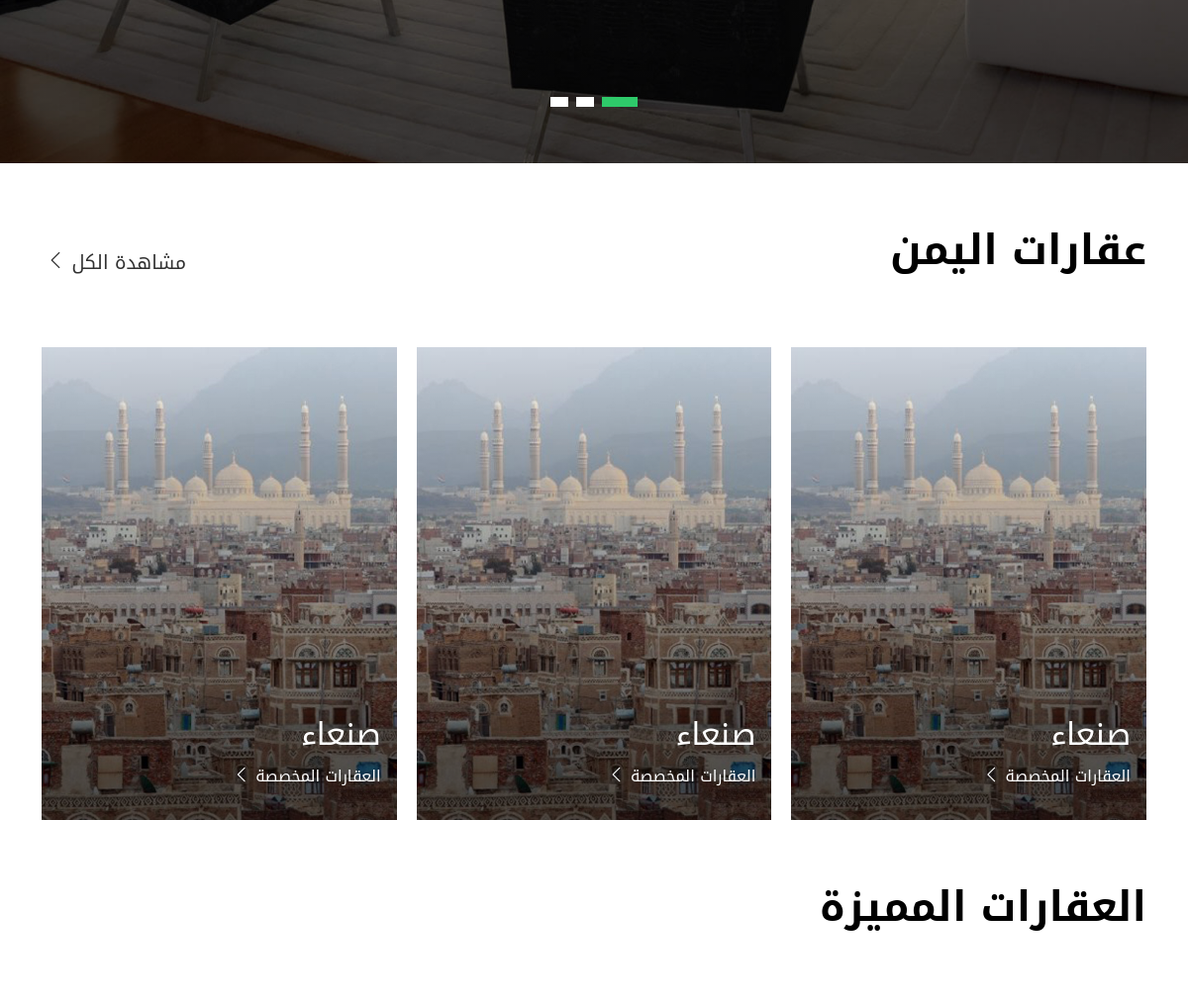
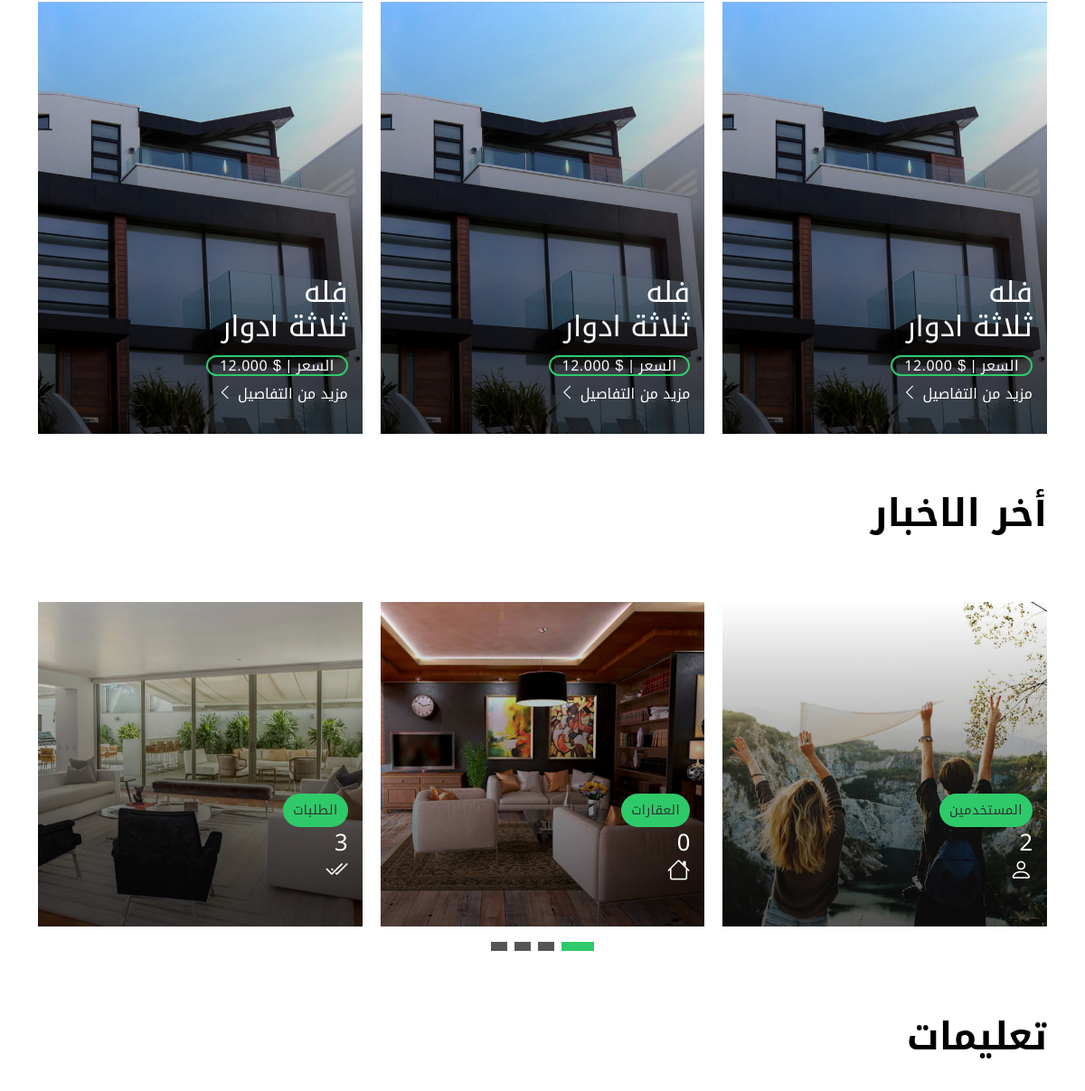
The app's page / (middle part), older data (2 pictures, top to bottom).
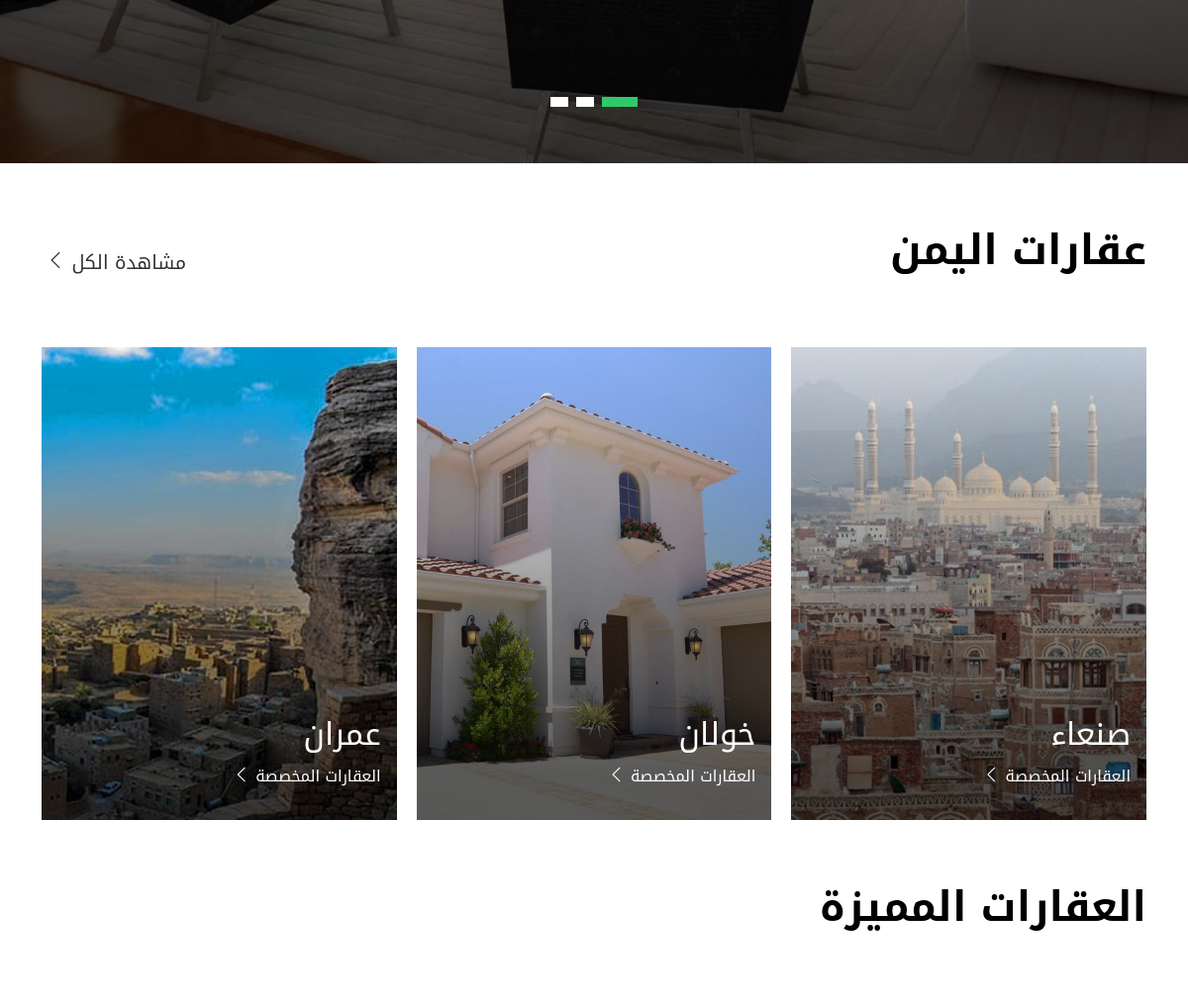
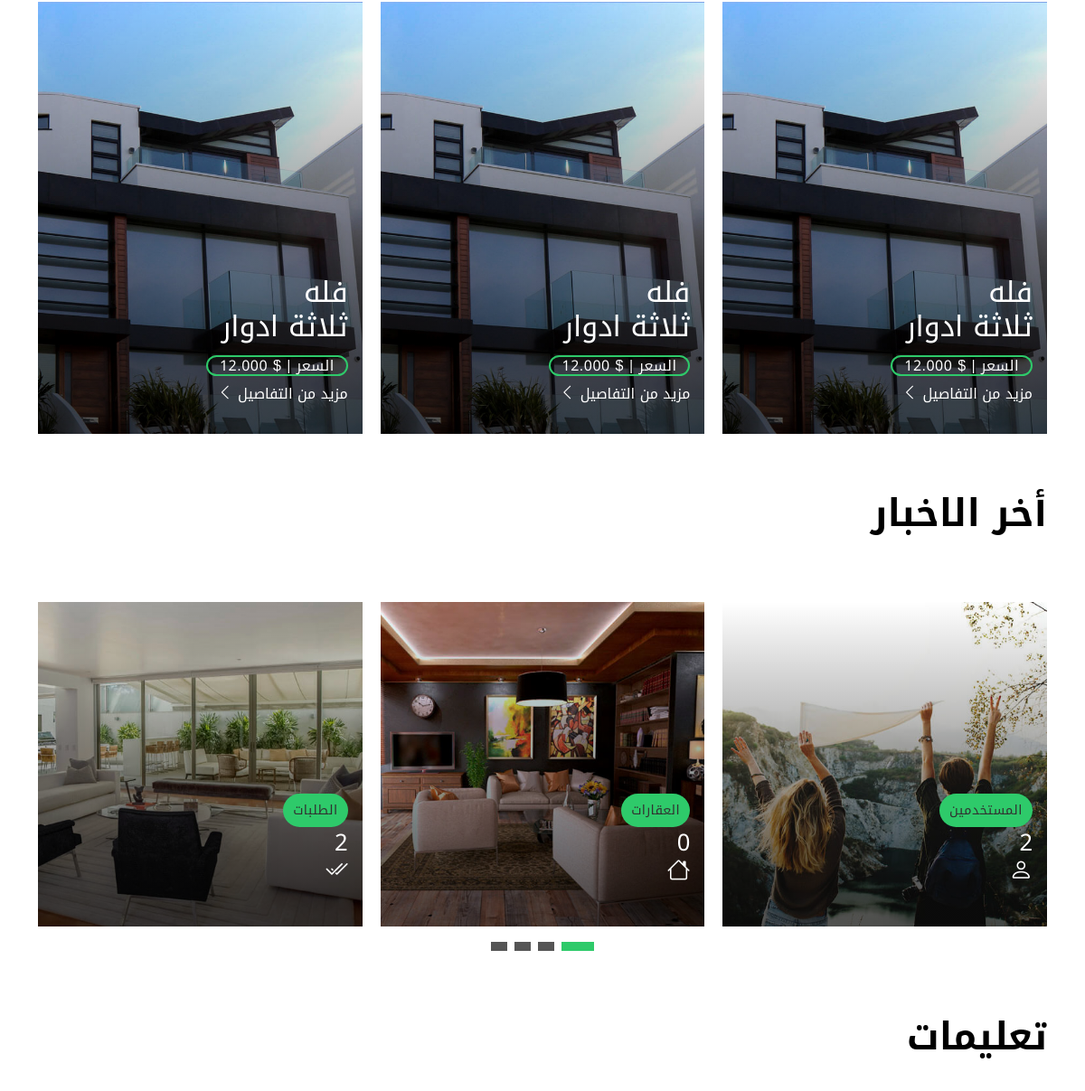
The same page, newer data (2 pictures, top to bottom).
### property/models.py (models this page shows, shortened)
class City(models.Model):
    city_name = models.CharField(max_length=100, null=True)
    phohto = models.ImageField(upload_to='city_photo', null=True, blank=True)

### pages/views.py (the view)
# urls.py: path('', views.index, name='index'),
def index(request):
    context = {
        'citys': City.objects.all(),
        'alluser': User.objects.all().count(),
        'allproperty': Property.objects.all().count(),
        'allorder': Order.objects.all().count(),
    }
    return render(request, 'pages/index.html', context)

### templates/pages/index.html (shortened to what the changed rows need)
{% extends 'base.html' %}
{% load static %}
{% block content %}
  <main id="main">
    <section class="section-property section-t8">
      <div class="container">
        <div class="row">
          <div class="col-md-12">
            <div class="title-wrap d-flex justify-content-between">
              <div class="title-box">
                <h2 class="title-a">عقارات اليمن</h2>
              </div>
            </div>
          </div>
        </div>
        <div id="property-carousel" class="swiper">
          <div class="swiper-wrapper">
            {% for city in citys %}
            <div class="carousel-item-b swiper-slide">
              <div class="card-box-a card-shadow">
                <div class="img-box-a">
                  <img src="{{city.phohto.url}}" alt="" class="img-a img-fluid">
                </div>
                <div class="card-overlay">
                  <div class="card-overlay-a-content">
                    <div class="card-header-a">
                      <h2 class="card-title-a">
                        <a href="{% url 'property_single' %}">{{city.city_name}}
                          <br /></a>
                      </h2>
                    </div>
                    <div class="card-body-a">
                      <a href="{% url 'property_grid' %}" class="link-a">العقارات المخصصة
                        <span class="bi bi-chevron-left"></span>
                      </a>
                    </div>
                  </div>
                </div>
              </div>
            </div>
            {% endfor %}
          </div>
        </div>
      </div>
    </section>
    <section class="section-property section-t8">
      <div class="container">
        <div class="row">
          <div class="col-md-12">
            <div class="title-wrap d-flex justify-content-between">
              <div class="title-box">
                <h2 class="title-a">العقارات المميزة</h2>
              </div>
            </div>
          </div>
        </div>
        <div id="property-carousel" class="swiper">
          <div class="swiper-wrapper">
            <div class="carousel-item-b swiper-slide">
              <div class="card-box-a card-shadow">
                <div class="card-overlay">
                  <div class="card-overlay-a-content">
                    <div class="card-header-a">
                      <h2 class="card-title-a">
                        <a href="{% url 'property_single' %}">فله
                          <br /> ثلاثة ادوار</a>
                      </h2>
                    </div>
                  </div>
                </div>
              </div>
            </div>
          </div>
        </div>
      </div>
    </section>
    <section class="section-news section-t8">
      <div class="container">
        <div class="row">
          <div class="col-md-12">
            <div class="title-wrap d-flex justify-content-between">
              <div class="title-box">
                <h2 class="title-a">أخر الاخبار</h2>
              </div>
            </div>
          </div>
        </div>
        <div id="news-carousel" class="swiper">
          <div class="swiper-wrapper">
            <div class="carousel-item-c swiper-slide">
              <div class="card-box-b card-shadow news-box">
                <div class="card-overlay">
                  <div class="card-header-b">
                    <div class="card-title-b">
                      <h2 class="title-2">
                        <a href="{% url 'blog_single' %}">{{alluser}}
                          <br> <li class="bi bi-person"></li></a>
                      </h2>
                    </div>
                  </div>
                </div>
              </div>
            </div>
            <div class="carousel-item-c swiper-slide">
              <div class="card-box-b card-shadow news-box">
                <div class="card-overlay">
                  <div class="card-header-b">
                    <div class="card-title-b">
                      <h2 class="title-2">
                        <a href="{% url 'blog_single' %}">{{allproperty}}
                          <br> <li class="bi bi-house"></li></a>
                      </h2>
                    </div>
                  </div>
                </div>
              </div>
            </div>
            <div class="carousel-item-c swiper-slide">
              <div class="card-box-b card-shadow news-box">
                <div class="card-overlay">
                  <div class="card-header-b">
                    <div class="card-title-b">
                      <h2 class="title-2">
                        <a href="{% url 'blog_single' %}">{{allorder}}
                          <br> <li class="bi bi-check2-all"></li></a>
                      </h2>
                    </div>
                  </div>
                </div>
              </div>
            </div>
          </div>
        </div>
      </div>
    </section>
    <section class="section-testimonials section-t8 nav-arrow-a">
      <div class="container">
        <div class="row">
          <div class="col-md-12">
            <div class="title-wrap d-flex justify-content-between">
              <div class="title-box">
                <h2 class="title-a">تعليمات</h2>
              </div>
            </div>
          </div>
        </div>
      </div>
    </section>
  </main>
{% endblock %}

Row changes from the older to the newer data that the page shows:
added City: phohto (picture), city_name "خولان"
added City: phohto (picture), city_name "عمران"
Text that changed along with them:
{{ allorder }}: "3" → "2"
